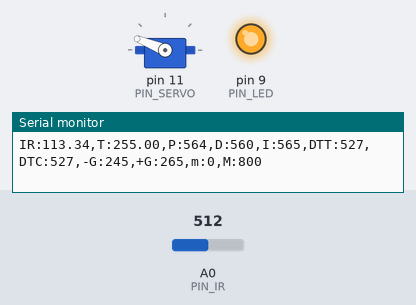
The sketch below on a simulated Arduino Uno, built with avr-gcc and run on an emulated ATmega328P. On the bench: servo, output pins drawn as LEDs (lit = HIGH), the last lines printed to the serial monitor. The inputs (shaded band) are chosen by the test bench; at power-on: A0 (PIN_IR) = 512.

Above: at 1.2 s.
1.3 s: A0 (PIN_IR) set to 296
At 1.52 s:
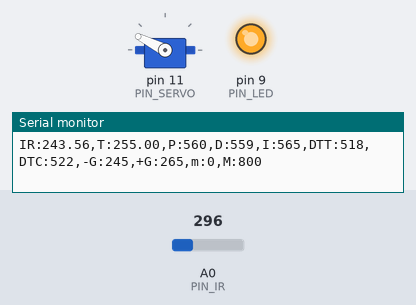
3.0 s: A0 (PIN_IR) set to 274
At 5.1 s:
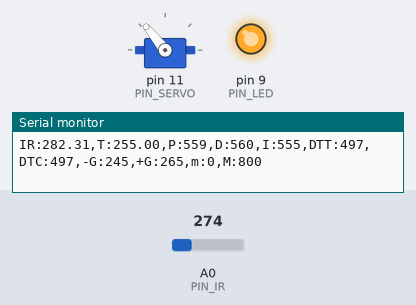
6.0 s: A0 (PIN_IR) set to 306
At 6.58 s:
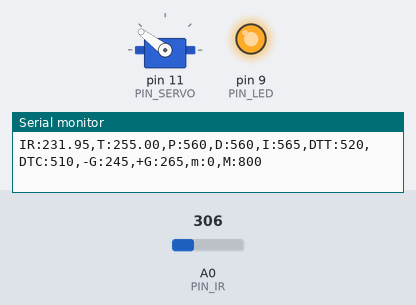
Timing chart, 0 to 9.0 s (numbered marks = the images above; inputs shaded):
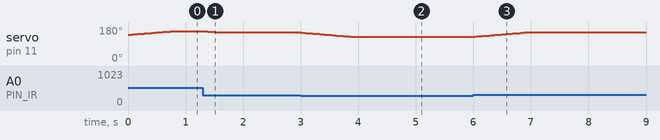

Measured:
- the behaviour switches between 290 and 289 on A0 (PIN_IR) (found by bisection; images 1 and 2)
- after the input at 1.3 s, servo on pin 11 (PIN_SERVO): 158° → 151° after 0.05 s
- after the input at 3.0 s, servo on pin 11 (PIN_SERVO): moves from 151° to 129° over 0.86 s, starting at once
- after the input at 6.0 s, servo on pin 11 (PIN_SERVO): moves from 129° to 151° over 0.85 s, starting at once

The sketch:

PID_Control_20213050.ino
```cpp
#include <Servo.h>

/////////////////////////////
// Configurable parameters //
/////////////////////////////

// Arduino pin assignment
#define PIN_LED 9
#define PIN_SERVO 11 // PIN_SERVO 10 to 11 change
#define PIN_IR A0

// Framework setting
#define _DIST_TARGET 255
#define _DIST_MIN 100
#define _DIST_MAX 410

// Distance sensor
#define _DIST_ALPHA 0.3 // EMA filter is disabled 0.05

// Servo range
#define _DUTY_MIN 1450
#define _DUTY_NEU 1990
#define _DUTY_MAX 2400

// Servo speed control
#define _SERVO_ANGLE 20 // angle b/w DUTY_MAX and DUTY_MIN
#define _SERVO_SPEED 300 // servo speed limit (deg/sec)

// Event periods
#define _INTERVAL_DIST 1 // distance sensor interval (ms)
#define _INTERVAL_SERVO 1  // servo interval (ms)
#define _INTERVAL_SERIAL 100 // serial interval (ms)

// PID parameters
#define _KP 0.62 // proportional gain ****
#define _KD 21  // derivative gain 63 1420
#define _KI 0.2

#define _ITERM_MAX 100
#define _ITERM_MIN -100

// Moving Average Filter SIZE
#define SIZE 10

//////////////////////
// global variables //
//////////////////////

// Servo instance
Servo myservo;

// Distance sensor
float dist_target; // location to send the ball
float dist_raw, dist_ema;
int volt_dist;
int volt_ema;

// Event periods
unsigned long last_sampling_time_dist, last_sampling_time_servo, last_sampling_time_serial;
bool event_dist, event_servo, event_serial;

// Servo speed control
float duty_chg_per_interval; // maximum duty difference per interval
float duty_target, duty_curr;

// PID variables
float error_curr, error_prev, control, pterm, dterm, iterm;
float elapsedTime, previousTime;

// Fiter variables
//  Lagrange Interpolation
int x[10] = {70, 79, 106, 130, 172, 197, 224, 265, 333, 340};
int y[10] = {87, 100, 125, 150, 200, 250, 300, 350, 400, 425};
int nd = sizeof(x)/sizeof(int);

//  Moving Average Filter
float sum = 0;
float buffer[SIZE] = {0, 0, 0, 0, 0, 0, 0, 0, 0, 0};

void setup() {
  // initialize GPIO pins for LED and attach servo
  myservo.attach(PIN_SERVO);
  pinMode(PIN_LED,OUTPUT);
  digitalWrite(PIN_LED, 1);

  // initialize global variables
  last_sampling_time_dist = 0;
  last_sampling_time_servo = 0;
  last_sampling_time_serial = 0;

  event_dist = event_servo = event_serial = true;

  dist_target = _DIST_TARGET;
  dist_ema = 0;
  volt_ema = 0;

  duty_target = 0;
  duty_curr = _DUTY_NEU;

  error_prev = 0;

  previousTime = 0;
  elapsedTime = 0;

  // move servo to neutral position
  myservo.writeMicroseconds(_DUTY_NEU);

  // initialize serial port
  Serial.begin(57600);

  // convert angle speed into duty change per interval.
  duty_chg_per_interval = (_DUTY_MAX - _DUTY_MIN) * (float)(_SERVO_SPEED / 180.0) * (float)(_INTERVAL_SERVO / 1000.0);
}

void loop() {

  /////////////////////
  // Event generator //
  /////////////////////

  unsigned long time_curr = millis();

  if(time_curr >= last_sampling_time_dist + _INTERVAL_DIST) {
        last_sampling_time_dist += _INTERVAL_DIST;
        event_dist = true;
  }
  if(time_curr >= last_sampling_time_servo + _INTERVAL_SERVO) {
        last_sampling_time_servo += _INTERVAL_SERVO;
        event_servo = true;
  }
  if(time_curr >= last_sampling_time_serial + _INTERVAL_SERIAL) {
        last_sampling_time_serial += _INTERVAL_SERIAL;
        event_serial = true;
  }

  ////////////////////
  // Event handlers //
  ////////////////////

  if(event_dist) {
    event_dist = false;

    // get a distance reading from the distance sensor
    dist_raw = ir_distance_filtered();
    dist_ema = _DIST_ALPHA * dist_raw + (1-_DIST_ALPHA) * dist_ema;
    if(dist_ema<_DIST_MIN) dist_ema = _DIST_MIN;
    else if(dist_ema>_DIST_MAX) dist_ema = _DIST_MAX;

    // PID control logic
    elapsedTime = time_curr - previousTime;
    error_curr = _DIST_TARGET - dist_ema;
    pterm = _KP * error_curr;
    dterm = _KD * (error_curr - error_prev)/elapsedTime * 100;
    iterm += _KI * error_curr * elapsedTime;
    if(iterm > _ITERM_MAX) iterm = _ITERM_MAX;
    else if(iterm < _ITERM_MIN) iterm = _ITERM_MIN;
    control = pterm + dterm + iterm;

    // duty_target = f(duty_neutral, control)
    duty_target = _DUTY_NEU + control;

    // keep duty_target value within the range of
    // [_DUTY_MIN, _DUTY_MAX]
    if(duty_target < _DUTY_MIN) {
      duty_target = _DUTY_MIN;
    }
    else if(duty_target > _DUTY_MAX) {
      duty_target = _DUTY_MAX;
    }

    // update erorr_prev
    error_prev = error_curr;

    // update previousTime
    previousTime = time_curr;
  }

  if(event_servo) {
    // adjust duty_curr toward duty_target by duty_chg_per_interval
    if(duty_target > duty_curr) {
      duty_curr += duty_chg_per_interval;
      if(duty_curr > duty_target) duty_curr = duty_target;
    }
    else {
      duty_curr -= duty_chg_per_interval;
      if(duty_curr < duty_target) duty_curr = duty_target;
    }

    // update servo position
    myservo.writeMicroseconds(duty_curr);
   }

  if(event_serial) {
    event_serial = false;
    Serial.print("IR:");
    Serial.print(dist_ema);
    Serial.print(",T:");
    Serial.print(dist_target);
    Serial.print(",P:");
    Serial.print(map(pterm,-1000,1000,510,610));
    Serial.print(",D:");
    Serial.print(map(dterm,-1000,1000,510,610));
    Serial.print(",I:");
    Serial.print(map(iterm,-1000,1000,510,610));
    Serial.print(",DTT:");
    Serial.print(map(duty_target,1000,2000,410,510));
    Serial.print(",DTC:");
    Serial.print(map(duty_curr,1000,2000,410,510));
    Serial.println(",-G:245,+G:265,m:0,M:800");
  }
}

float ir_distance_filtered(void){ // return value unit: mm
  // for now, just use ir_distance() without noise filter.
  float val;
  float b=0;
  int sum_ema;

  volt_dist = analogRead(PIN_IR);
  volt_ema = _DIST_ALPHA*volt_dist + (1-_DIST_ALPHA)*volt_ema;

  sum -= buffer[0];
  for(int i=0; i<SIZE-1; i++) buffer[i] = buffer[i+1];
  buffer[SIZE-1] = volt_ema;
  sum += buffer[SIZE-1];
  sum_ema = sum/SIZE+2;

  val = ((6762.0/(float(sum_ema)-9.0))-4.0) * 10.0;

  if(val > x[nd-2]) val = x[nd-2];
  else if(val < x[0]) val = x[0];

  for(int i=0;i<nd;i++) {
      float p=1;
      for(int j=0;j<nd;j++) {
          if(i!=j) {
            p = p*(val-x[j])/(x[i]-x[j]);
          }
      }
      b += p * y[i];
  }

  return b;
}
```
